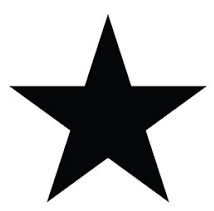
#> input picture Bootcamp OpenCV/star.jpg, 214 x 211 px
$ jupyter execute '23_Matching Contours Shape.ipynb'
#> lines starting #> are read from the running program, lines starting #| are printed output that depends on the picture; after the words box and inside, x2 and y2 are one past the last pixel; in counts of white or black regions, pixels touching at a corner belong together; long printed decimals are rounded
[cell 1]
import cv2
import numpy as np

template = cv2.imread('./star.jpg',0)
#> template: shape (211, 214); min 0, max 255, mean 188.1
cv2.imshow('Template', template)
cv2.waitKey()

target = cv2.imread('./shapes_output.png')
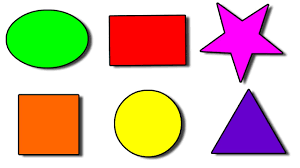
#> input picture Bootcamp OpenCV/shapes_output.png, 300 x 168 px
#> target is the input picture: shape (168, 300, 3); mean B, G, R 167.1, 189, 215.2
target_gray = cv2.cvtColor(target,cv2.COLOR_BGR2GRAY)
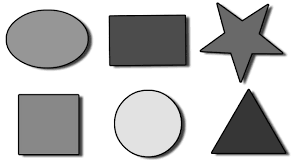
#> target_gray: shape (168, 300); min 0, max 255, mean 194.3

ret, thresh1 = cv2.threshold(template, 127, 255, 0)
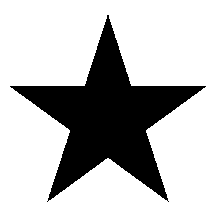
#> thresh1: shape (211, 214); 73.2% white; 1 black region, box (x1, y1, x2, y2) and area: (10, 15, 206, 202) 12117
ret, thresh2 = cv2.threshold(target_gray, 127, 255, 0)
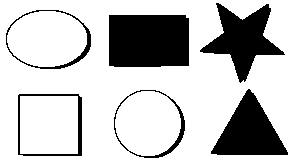
#> thresh2: shape (168, 300); 77.9% white; 6 black regions

contours, hierarchy = cv2.findContours(thresh1, cv2.RETR_CCOMP, cv2.CHAIN_APPROX_SIMPLE)
#> contours = 4 contours, 2 with area under 20; largest, box (x1, y1, x2, y2) and area: (0, 0, 214, 211) 44730, (9, 14, 207, 202) 12451

sorted_contours = sorted(contours, key=cv2.contourArea, reverse=True)
#> sorted_contours has the same summary as contours

template_contour = contours[1]
#> template_contour = [[167, 201], [168, 200], [169, 201], [168, 202]]

contours, hierarchy = cv2.findContours(thresh2, cv2.RETR_CCOMP, cv2.CHAIN_APPROX_SIMPLE)
#> contours = 11 contours; largest, box (x1, y1, x2, y2) and area: (0, 0, 300, 168) 49933, (108, 14, 190, 68) 4248, (5, 9, 92, 70) 4128, (17, 93, 83, 157) 4077, (7, 11, 87, 67) 3452

for c in contours:
    match = cv2.matchShapes(template_contour, c, 3, 0.0)
    print (match)
    if match < 0.11:
        closest_contour = c
    else:
        closest_contour = []
#> this loop made 11 passes
#> (match, closest_contour) on passes 1, 3: (8.12e-12, [[20, 96], [20, 153], [77, 153], [77, 96]]), (0.0898, [[0, 0], [0, 167], [299, 167], [299, 0]])
#> match on passes 2, 4, 5, 6, 7, 8: 0.00997, 1.16, 1.42, 0.0016, 1.23, 0.0728
#| 8.121600450052755e-12
#| 0.009971
#| 0.08976
#| 1.158
#| 1.424
#| 0.001599
#| 1.235
#| 0.07282
#> (further printed lines are left out)

cv2.drawContours(target, [closest_contour], -1, (0,255,0), 3)
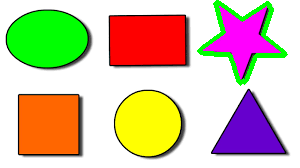
#> target: shape (168, 300, 3); 2.78% of pixels changed, all inside (x1, y1, x2, y2) = (197, 0, 288, 86)
cv2.imshow('Output', target)
cv2.waitKey()
cv2.destroyAllWindows()
